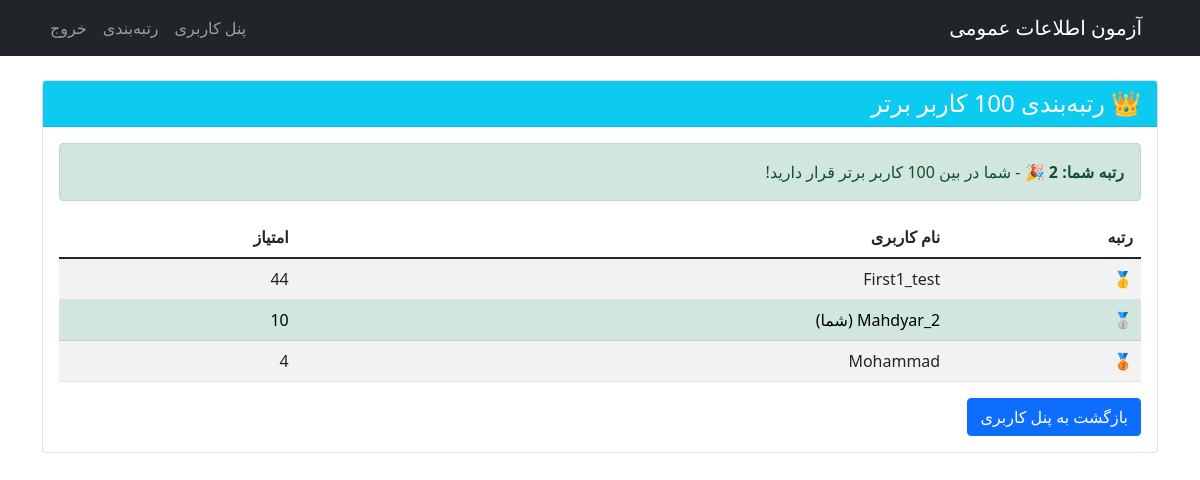
Page /leaderboard/ (signed in) on the committed database.
### Users/models.py (models this page shows, shortened)
class CustomUser(AbstractUser):
    hearts = models.IntegerField(default=5)
    hearts_last_update = models.DateTimeField(default=timezone.now)
    total_score = models.IntegerField(default=0)
    def get_rank(self):
        users_above = CustomUser.objects.filter(total_score__gt=self.total_score).count()
        return users_above + 1

### Users/views.py (the view)
# urls.py: path('leaderboard/', views.leaderboard, name='leaderboard'),
@login_required
def leaderboard(request):
    top_users_query = CustomUser.objects.all().order_by('-total_score')
    top_users = list(top_users_query[:100])
    user_rank = request.user.get_rank()
    user_in_top_100 = any(top_user.id == request.user.id for top_user in top_users)
    context = {
        'top_users': top_users,
        'user_rank': user_rank,
        'user_in_top_100': user_in_top_100,
    }
    return render(request, 'Users/leaderboard.html', context)

### Users/templates/Users/leaderboard.html (shortened to what this page needs)
<!DOCTYPE html>
<html lang="fa" dir="rtl">
<head>
    <link href="https://cdn.jsdelivr.net/npm/bootstrap@5.1.3/dist/css/bootstrap.min.css" rel="stylesheet">
</head>
<body>
    <nav class="navbar navbar-expand-lg navbar-dark bg-dark">
        <div class="container">
            <a class="navbar-brand" href="/dashboard/">آزمون اطلاعات عمومی</a>
            <div class="navbar-nav">
                <a class="nav-link" href="/dashboard/">پنل کاربری</a>
                <a class="nav-link" href="/leaderboard/">رتبه‌بندی</a>
                <a class="nav-link" href="/logout/">خروج</a>
            </div>
        </div>
    </nav>
    <div class="container mt-4">
        <div class="card">
            <div class="card-header bg-info text-white">
                <h4 class="mb-0">👑 رتبه‌بندی 100 کاربر برتر</h4>
            </div>
            <div class="card-body">
                {% if user_in_top_100 %}
                    <div class="alert alert-success">
                        <strong>رتبه شما: {{ user_rank }} 🎉</strong> - شما در بین 100 کاربر برتر قرار دارید!
                    </div>
                {% else %}
                    <div class="alert alert-warning">
                        <strong>رتبه شما: {{ user_100 }}</strong> - برای قرارگیری در این لیست، امتیاز خود را افزایش دهید!
                    </div>
                {% endif %}
                <div class="table-responsive">
                    <table class="table table-striped">
                        <thead>
                            <tr>
                                <th>رتبه</th>
                                <th>نام کاربری</th>
                                <th>امتیاز</th>
                            </tr>
                        </thead>
                        <tbody>
                            {% for user in top_users %}
                            <tr {% if user.id == request.user.id %}class="table-success"{% endif %}>
                                <td>
                                    {% if forloop.counter == 1 %}🥇
                                    {% elif forloop.counter == 2 %}🥈
                                    {% elif forloop.counter == 3 %}🥉
                                    {% else %}{{ forloop.counter }}
                                    {% endif %}
                                </td>
                                <td>
                                    {{ user.username }}
                                    {% if user.id == request.user.id %} (شما){% endif %}
                                </td>
                                <td>{{ user.total_score }}</td>
                            </tr>
                            {% endfor %}
                        </tbody>
                    </table>
                </div>
                <a href="/dashboard/" class="btn btn-primary">بازگشت به پنل کاربری</a>
            </div>
        </div>
    </div>
</body>
</html>

### rows in the picture
CustomUser: username "First1_test", total_score "44"
CustomUser: username "Mahdyar_2", shows "(شما)", total_score "10"
CustomUser: username "Mohammad", total_score "4"
